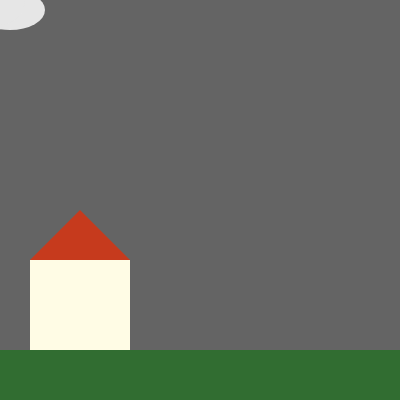
Frame 1 (no input)
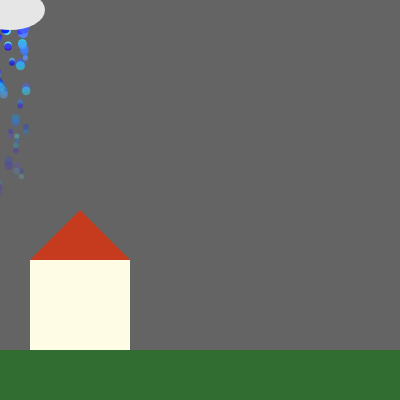
Frame 60 (no input)
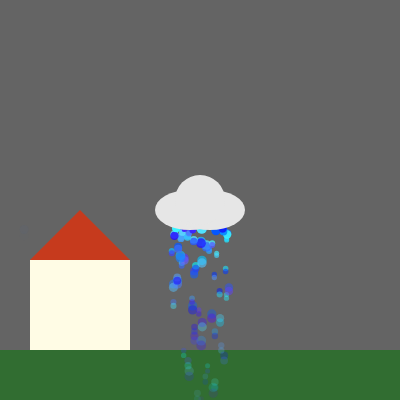
Frame 120 (the mouse pressed at the canvas centre since frame 60)

The p5.js sketch that drew these frames (run headless with seeded random() and noise() and a simulated clock; from frame 60 on, the mouse is pressed at the canvas centre):

// p5.js sketch
// ── sketch.js
/*
Author: Leire Irizarry
Description:
Week 6 Sketch Remake in p5.js
Uses mouse position to draw a cloud and an infinite
rain particle system.
*/

// global variables
let rain;
let raindrops = [];
let canvas;

// skeleton functions
function setup(){
  canvas = createCanvas(400, 400);
  background(100);
  rain = new Rain(200, 200);
}

function draw(){
  background(100);
  drawScenery();
  let x = mouseX;
  let y = mouseY;
  // add the Raindrop and begin
  rain.addDrop();
  rain.start();
  drawCloud(x, y);
}

// Raindrop class
class Raindrop {

  constructor(x, y){

    // random drop size and set duration (aka opacity)
    this.size = random(5,10);
    this.duration = 255;

    // vectors
    this.position = createVector(random(mouseX-30, mouseX+30), mouseY+28);
    this.spd = createVector(0, .1);
    this.vel = createVector(0, .1);
  }

  move(){ // this is just to run both of these methods together
    this.fall();
    this.show();
  }

  fall(){ // falling raindrop
    this.vel.add(this.spd);
    this.position.add(this.vel);
    this.duration -= 4; // lower opacity
  }

  show(){ // draw raindrop
    noStroke();
    fill(random(0, 100), random(0, 255), 255, this.duration);
    circle(this.position.x, this.position.y, this.size);
  }

  isDead(){ // check if opacity < 0
    if (this.duration < 0){
      return true;
    }else{
      return false;
    }
  }
}

// Rain class
class Rain {

  constructor(x, y) {
    // vector and positions
    this.position = createVector(200, 200);
    this.position.x = x;
    this.position.y = y;
  }

  addDrop(){
    // populate the list
    raindrops.push(new Raindrop(this.position.x, this.position.y));
  }

  start(){
    // run through the list and populate
    for (let i = 0; i < raindrops.length; i++){
      let raindrop = raindrops[i];
      raindrop.show();
      raindrop.move();
      // remove dead particles
      if (raindrop.isDead()){
        raindrops.splice(i, 1);
      }
    }
  }
}


// drawScenery


function drawScenery(){
  noStroke();
  fill(49, 109, 49);
  rect(0, 350, width, 50);

  fill(255, 252, 229);
  rect(30, 260, 100, 90);

  fill(198, 58, 29);
  triangle(30, 260,
         80, 210,
         130, 260);
}

function drawCloud(x, y){
  fill(230);
  ellipse(x - 10, y + 10, 70, 40);
  ellipse(x + 10, y + 10, 70, 40);
  circle(x - 15, y, 20);
  circle(x + 15, y, 20);
  ellipse(x, y, 50, 50);

}
